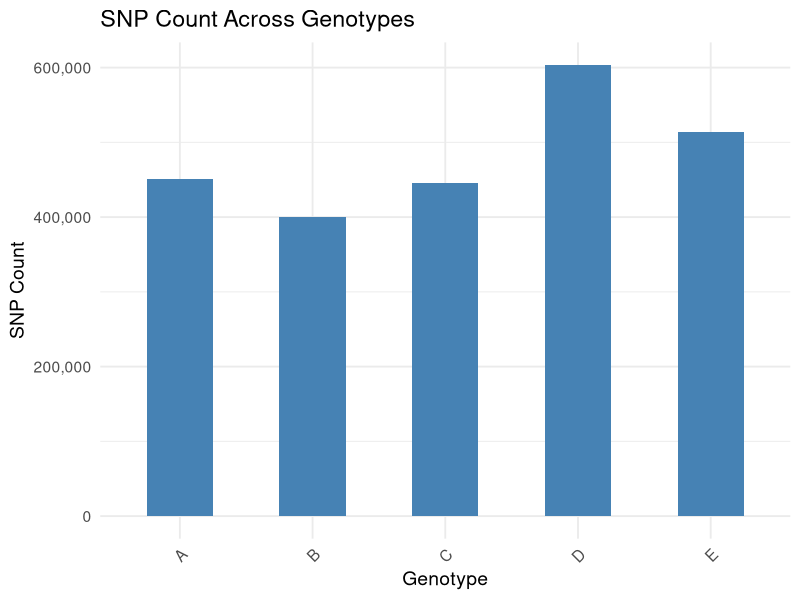

Write the R code that produced this figure.

library(ggplot2)
library(scales)

df <- data.frame(
  Genotype = c("A", "B", "C", "D", "E"),
  SNPs = c(451472, 400630, 445084, 603577, 513541)
)

ggplot(df, aes(x = Genotype, y = SNPs)) +
  geom_bar(stat = "identity", width = 0.5, fill = "Steelblue") +   # narrower bars + neutral color
  scale_y_continuous(labels = comma) +                         # readable y-axis (with commas)
  labs(title = "SNP Count Across Genotypes",
       x = "Genotype",
       y = "SNP Count") +
  theme_minimal(base_size = 14) +
  theme(axis.text.x = element_text(angle = 45, hjust = 1))
